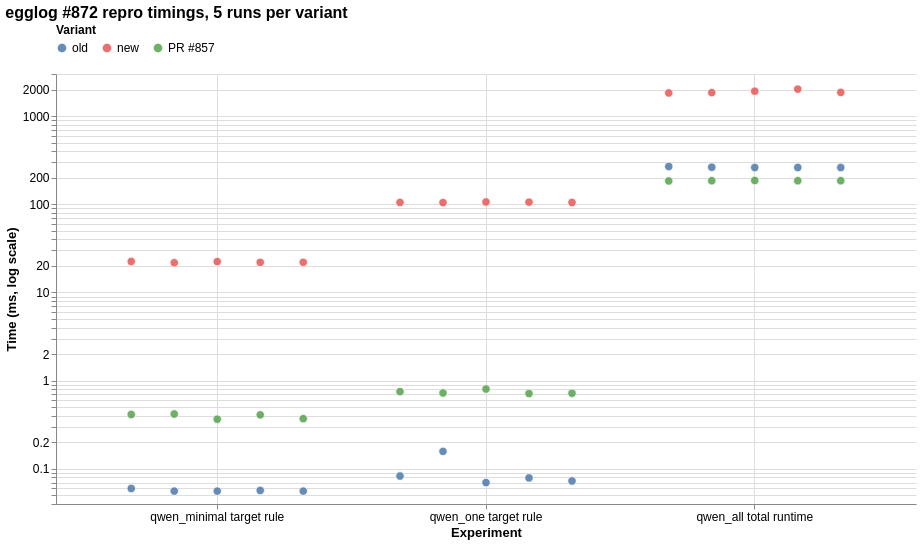

Write a Vega-Lite specification for this figure.
### Vega-Lite specification from a JSON file in a GitHub repository (floating-point values rounded to 4 significant figures)
{"$schema": "https://vega.github.io/schema/vega-lite/v5.json", "title": "egglog #872 repro timings, 5 runs per variant", "width": 860, "height": 430, "data": {"values": [{"experiment": "qwen_minimal target rule", "variant": "old", "run": 1, "metric": "rule search+apply ms", "time_ms": 0.06, "tuples": 4751}, {"experiment": "qwen_minimal target rule", "variant": "old", "run": 2, "metric": "rule search+apply ms", "time_ms": 0.056, "tuples": 4751}, {"experiment": "qwen_minimal target rule", "variant": "old", "run": 3, "metric": "rule search+apply ms", "time_ms": 0.056, "tuples": 4751}, {"experiment": "qwen_minimal target rule", "variant": "old", "run": 4, "metric": "rule search+apply ms", "time_ms": 0.057, "tuples": 4751}, {"experiment": "qwen_minimal target rule", "variant": "old", "run": 5, "metric": "rule search+apply ms", "time_ms": 0.056, "tuples": 4751}, {"experiment": "qwen_one target rule", "variant": "old", "run": 1, "metric": "rule search+apply ms", "time_ms": 0.083, "tuples": 7749}, {"experiment": "qwen_one target rule", "variant": "old", "run": 2, "metric": "rule search+apply ms", "time_ms": 0.158, "tuples": 7749}, {"experiment": "qwen_one target rule", "variant": "old", "run": 3, "metric": "rule search+apply ms", "time_ms": 0.07, "tuples": 7749}, {"experiment": "qwen_one target rule", "variant": "old", "run": 4, "metric": "rule search+apply ms", "time_ms": 0.079, "tuples": 7749}, {"experiment": "qwen_one target rule", "variant": "old", "run": 5, "metric": "rule search+apply ms", "time_ms": 0.073, "tuples": 7749}, {"experiment": "qwen_all total runtime", "variant": "old", "run": 1, "metric": "total runtime ms", "time_ms": 268, "tuples": 7805}, {"experiment": "qwen_all total runtime", "variant": "old", "run": 2, "metric": "total runtime ms", "time_ms": 263, "tuples": 7805}, {"experiment": "qwen_all total runtime", "variant": "old", "run": 3, "metric": "total runtime ms", "time_ms": 261, "tuples": 7805}, {"experiment": "qwen_all total runtime", "variant": "old", "run": 4, "metric": "total runtime ms", "time_ms": 261, "tuples": 7805}, {"experiment": "qwen_all total runtime", "variant": "old", "run": 5, "metric": "total runtime ms", "time_ms": 261, "tuples": 7805}, {"experiment": "qwen_minimal target rule", "variant": "new", "run": 1, "metric": "rule search+apply ms", "time_ms": 22.45, "tuples": 4751}, {"experiment": "qwen_minimal target rule", "variant": "new", "run": 2, "metric": "rule search+apply ms", "time_ms": 21.73, "tuples": 4751}, {"experiment": "qwen_minimal target rule", "variant": "new", "run": 3, "metric": "rule search+apply ms", "time_ms": 22.39, "tuples": 4751}, {"experiment": "qwen_minimal target rule", "variant": "new", "run": 4, "metric": "rule search+apply ms", "time_ms": 21.97, "tuples": 4751}, {"experiment": "qwen_minimal target rule", "variant": "new", "run": 5, "metric": "rule search+apply ms", "time_ms": 21.98, "tuples": 4751}, {"experiment": "qwen_one target rule", "variant": "new", "run": 1, "metric": "rule search+apply ms", "time_ms": 105.1, "tuples": 7749}, {"experiment": "qwen_one target rule", "variant": "new", "run": 2, "metric": "rule search+apply ms", "time_ms": 104.6, "tuples": 7749}, {"experiment": "qwen_one target rule", "variant": "new", "run": 3, "metric": "rule search+apply ms", "time_ms": 106.3, "tuples": 7749}, {"experiment": "qwen_one target rule", "variant": "new", "run": 4, "metric": "rule search+apply ms", "time_ms": 105.8, "tuples": 7749}, {"experiment": "qwen_one target rule", "variant": "new", "run": 5, "metric": "rule search+apply ms", "time_ms": 104.9, "tuples": 7749}, {"experiment": "qwen_all total runtime", "variant": "new", "run": 1, "metric": "total runtime ms", "time_ms": 1830, "tuples": 7805}, {"experiment": "qwen_all total runtime", "variant": "new", "run": 2, "metric": "total runtime ms", "time_ms": 1843, "tuples": 7805}, {"experiment": "qwen_all total runtime", "variant": "new", "run": 3, "metric": "total runtime ms", "time_ms": 1916, "tuples": 7805}, {"experiment": "qwen_all total runtime", "variant": "new", "run": 4, "metric": "total runtime ms", "time_ms": 2022, "tuples": 7805}, {"experiment": "qwen_all total runtime", "variant": "new", "run": 5, "metric": "total runtime ms", "time_ms": 1856, "tuples": 7805}, {"experiment": "qwen_minimal target rule", "variant": "PR #857", "run": 1, "metric": "rule search+apply ms", "time_ms": 0.414, "tuples": 4751}, {"experiment": "qwen_minimal target rule", "variant": "PR #857", "run": 2, "metric": "rule search+apply ms", "time_ms": 0.419, "tuples": 4751}, {"experiment": "qwen_minimal target rule", "variant": "PR #857", "run": 3, "metric": "rule search+apply ms", "time_ms": 0.366, "tuples": 4751}, {"experiment": "qwen_minimal target rule", "variant": "PR #857", "run": 4, "metric": "rule search+apply ms", "time_ms": 0.41, "tuples": 4751}, {"experiment": "qwen_minimal target rule", "variant": "PR #857", "run": 5, "metric": "rule search+apply ms", "time_ms": 0.371, "tuples": 4751}, {"experiment": "qwen_one target rule", "variant": "PR #857", "run": 1, "metric": "rule search+apply ms", "time_ms": 0.751, "tuples": 7749}, {"experiment": "qwen_one target rule", "variant": "PR #857", "run": 2, "metric": "rule search+apply ms", "time_ms": 0.726, "tuples": 7749}, {"experiment": "qwen_one target rule", "variant": "PR #857", "run": 3, "metric": "rule search+apply ms", "time_ms": 0.804, "tuples": 7749}, {"experiment": "qwen_one target rule", "variant": "PR #857", "run": 4, "metric": "rule search+apply ms", "time_ms": 0.715, "tuples": 7749}, {"experiment": "qwen_one target rule", "variant": "PR #857", "run": 5, "metric": "rule search+apply ms", "time_ms": 0.72, "tuples": 7749}, {"experiment": "qwen_all total runtime", "variant": "PR #857", "run": 1, "metric": "total runtime ms", "time_ms": 184, "tuples": 7805}, {"experiment": "qwen_all total runtime", "variant": "PR #857", "run": 2, "metric": "total runtime ms", "time_ms": 185, "tuples": 7805}, {"experiment": "qwen_all total runtime", "variant": "PR #857", "run": 3, "metric": "total runtime ms", "time_ms": 186, "tuples": 7805}, {"experiment": "qwen_all total runtime", "variant": "PR #857", "run": 4, "metric": "total runtime ms", "time_ms": 185, "tuples": 7805}, {"experiment": "qwen_all total runtime", "variant": "PR #857", "run": 5, "metric": "total runtime ms", "time_ms": 185, "tuples": 7805}]}, "mark": {"type": "point", "filled": true, "size": 70, "opacity": 0.85, "stroke": "white", "strokeWidth": 0.8}, "encoding": {"x": {"field": "experiment", "type": "nominal", "sort": ["qwen_minimal target rule", "qwen_one target rule", "qwen_all total runtime"], "axis": {"title": "Experiment", "labelAngle": 0, "labelLimit": 180}}, "xOffset": {"field": "run", "type": "ordinal", "sort": [1, 2, 3, 4, 5]}, "y": {"field": "time_ms", "type": "quantitative", "scale": {"type": "log", "base": 10, "domain": [0.04, 3000]}, "axis": {"title": "Time (ms, log scale)", "format": "~g"}}, "color": {"field": "variant", "type": "nominal", "sort": ["old", "new", "PR #857"], "scale": {"domain": ["old", "new", "PR #857"], "range": ["#4c78a8", "#e45756", "#54a24b"]}, "legend": {"title": "Variant", "orient": "top"}}, "tooltip": [{"field": "experiment", "type": "nominal", "title": "Experiment"}, {"field": "variant", "type": "nominal", "title": "Variant"}, {"field": "run", "type": "ordinal", "title": "Run"}, {"field": "metric", "type": "nominal", "title": "Metric"}, {"field": "time_ms", "type": "quantitative", "title": "Time (ms)", "format": ".3f"}, {"field": "tuples", "type": "quantitative", "title": "Tuples"}]}, "config": {"axis": {"grid": true, "titleFontSize": 13, "labelFontSize": 12}, "legend": {"labelFontSize": 12, "titleFontSize": 12}, "title": {"fontSize": 16, "anchor": "start"}, "view": {"stroke": null}}}
